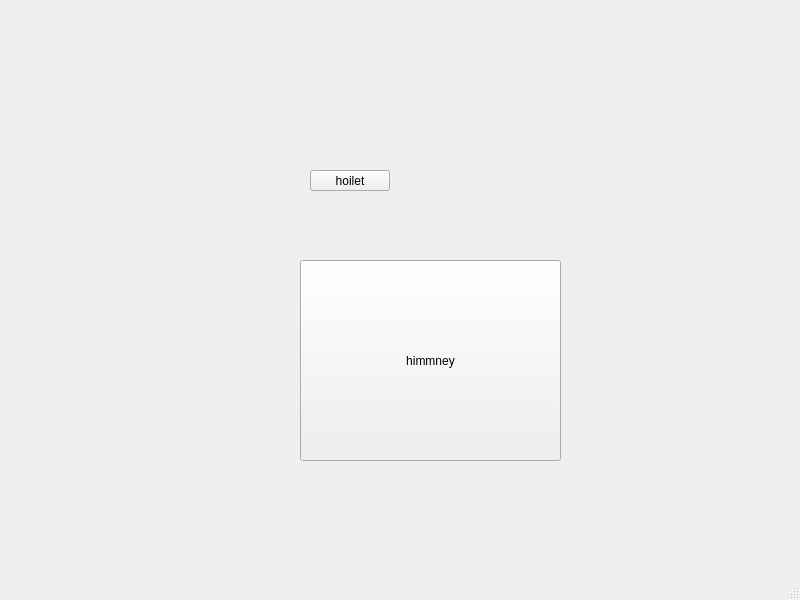
<?xml version="1.0" encoding="UTF-8"?>
<ui version="4.0">
 <class>MainWindow</class>
 <widget class="QMainWindow" name="MainWindow">
  <property name="geometry">
   <rect>
    <x>0</x>
    <y>0</y>
    <width>800</width>
    <height>600</height>
   </rect>
  </property>
  <property name="windowTitle">
   <string>MainWindow</string>
  </property>
  <widget class="QWidget" name="centralwidget">
   <widget class="QPushButton" name="hoilet">
    <property name="geometry">
     <rect>
      <x>310</x>
      <y>170</y>
      <width>80</width>
      <height>21</height>
     </rect>
    </property>
    <property name="text">
     <string>hoilet</string>
    </property>
   </widget>
   <widget class="QPushButton" name="himney">
    <property name="geometry">
     <rect>
      <x>300</x>
      <y>260</y>
      <width>261</width>
      <height>201</height>
     </rect>
    </property>
    <property name="text">
     <string>himmney</string>
    </property>
   </widget>
  </widget>
  <widget class="QMenuBar" name="menubar">
   <property name="geometry">
    <rect>
     <x>0</x>
     <y>0</y>
     <width>800</width>
     <height>20</height>
    </rect>
   </property>
  </widget>
  <widget class="QStatusBar" name="statusbar"/>
 </widget>
 <resources/>
 <connections>
  <connection>
   <sender>hoilet</sender>
   <signal>clicked()</signal>
   <receiver>MainWindow</receiver>
   <slot>lower()</slot>
   <hints>
    <hint type="sourcelabel">
     <x>367</x>
     <y>199</y>
    </hint>
    <hint type="destinationlabel">
     <x>560</x>
     <y>262</y>
    </hint>
   </hints>
  </connection>
  <connection>
   <sender>himney</sender>
   <signal>clicked()</signal>
   <receiver>MainWindow</receiver>
   <slot>close()</slot>
   <hints>
    <hint type="sourcelabel">
     <x>346</x>
     <y>293</y>
    </hint>
    <hint type="destinationlabel">
     <x>548</x>
     <y>412</y>
    </hint>
   </hints>
  </connection>
 </connections>
</ui>
